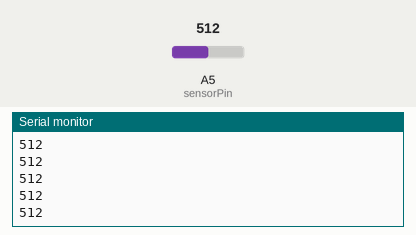
The sketch below on a simulated Arduino Uno, built with avr-gcc and run on an emulated ATmega328P. Parts: the last lines printed to the serial monitor. Inputs (shaded band) come from the test bench; at power-on: A5 (sensorPin) = 512.

Above: at 1.2 s.
1.3 s: A5 (sensorPin) set to 716
At 2.0 s:
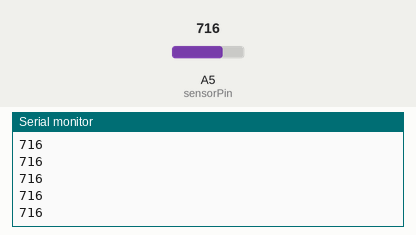
2.8 s: A5 (sensorPin) set to 900
At 3.6 s:
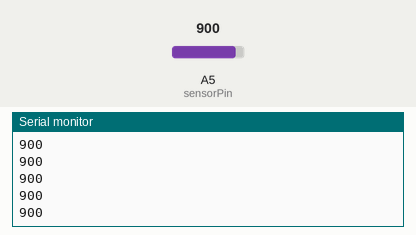
Timing chart, 0 to 5.8 s (numbered marks = the images above; inputs shaded):
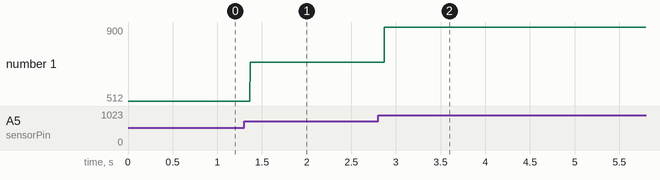

Measured:
- after the input at 1.3 s, the serial monitor: prints a new line after 0.07 s (image 1)
- after the input at 2.8 s, the serial monitor: prints a new line after 0.07 s (image 2)
- plotted number 1: 512 → 716 after the input at 1.3 s, 716 → 900 after the input at 2.8 s

The sketch:

ultrasonic_test.ino
```cpp
/**
 * Test code for testing the analog output of
 * the XL-MaxSonar EZ/AE ultrasonic range finder
 *
 * Author: Thai Nguyen
 * Date: November 11, 2013
 */

// Serial Communication
#define BAUD_RATE 9600 // UART baud rate

// ADC Conversion
#define VCC       5.0  // Supply voltage to ultrasonic range finder
#define ADC_RES   1023 // ADC resolution

int sensorPin = A5;
uint16_t sensorValue;
double distance;

double adc2Distance(int adcvalue) {
	return adcvalue * VCC / ADC_RES;
}

void setup() {
	//Setup serial
	Serial.begin(BAUD_RATE, SERIAL_8N1);
}

void loop() {
	// read the value from the sensor
	sensorValue = analogRead(sensorPin);
	// convert adc level to a distance
	distance = adc2Distance(sensorValue);
	// output value to computer
	Serial.print(sensorValue);
        Serial.print("\n");
}
```
